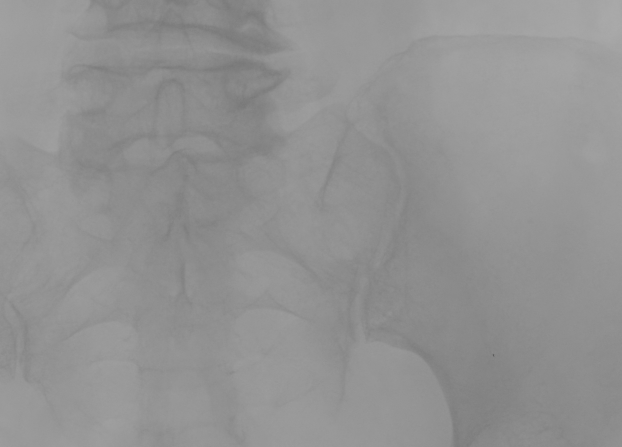
//> input picture cbg_process-students-1.8(2)/cbg_process/data/radiografia.png, 1244 x 894 px (shown at 1/2 size)
$ ./cbg_process -i=data/ciclista_original.jpg data/radiografia.png out.png   (built with g++ and OpenCV 4)
//> lines starting //> are read from the running program, lines starting //| are printed output that depends on the picture
### cbg_process-students-1.8(2)/cbg_process/common_code.hpp
#pragma once

#include <opencv2/core/core.hpp>
#include <opencv2/core/utility.hpp>
#include <opencv2/highgui/highgui.hpp>
#include <opencv2/imgproc/imgproc.hpp>

/**
 * @brief Convierte una imagen con tipo byte a flotante [0,1].
 * @param img imagen de entrada.
 * @return la imagen de salida.
 * @warning la imagen de entrada puede ser monocroma o RGB.
 */
cv::Mat fsiv_convert_image_byte_to_float(const cv::Mat &img);

/**
 * @brief Convierte una imagen con tipo float [0,1] a byte [0,255].
 * @param img imagen de entrada.
 * @return la imagen de salida.
 * @warning la imagen de entrada puede ser monocroma o RGB.
 */
cv::Mat fsiv_convert_image_float_to_byte(const cv::Mat &img);

/**
 * @brief Convierte una imagen en color BGR a HSV.
 * @param img imagen de entrada.
 * @return la imagen de salida.
 */
cv::Mat fsiv_convert_bgr_to_hsv(const cv::Mat &img);

/**
 * @brief Convierte una imagen en color HSV a BGR.
 * @param img imagen de entrada.
 * @return la imagen de salida.
 */
cv::Mat fsiv_convert_hsv_to_bgr(const cv::Mat &img);

/**
 * @brief Realiza un control del brillo/contraste/gamma de la imagen.
 *
 * El proceso sería:
 *
 * O = c * I^g + b
 *
 * Si la imagen es RGB y el flag only_luma es true, se utiliza el espacio HSV
 * para procesar sólo el canal V (luma).
 *
 * @param img  imagen de entrada.
 * @param contrast controla el ajuste del contraste.
 * @param brightness controla el ajuste del brillo.
 * @param gamma controla el ajuste de la gamma.
 * @param only_luma si es true sólo se procesa el canal Luma.
 * @return la imagen procesada.
 */
cv::Mat fsiv_cbg_process(const cv::Mat &img,
                         double contrast = 1.0, double brightness = 0.0, double gamma = 1.0,
                         bool only_luma = true);

### cbg_process-students-1.8(2)/cbg_process/common_code.cpp
#include "common_code.hpp"
#include <opencv2/imgproc/imgproc.hpp>

cv::Mat
fsiv_convert_image_byte_to_float(const cv::Mat &img)
{
    CV_Assert(img.depth() == CV_8U);
    cv::Mat out;

    // Convertimos de [0, 255] (CV_8U) a [0.0, 1.0] (CV_32F) multiplicando por 1/255.0
    img.convertTo(out, CV_32F, 1.0 / 255.0);

    CV_Assert(out.rows == img.rows && out.cols == img.cols);
    CV_Assert(out.depth() == CV_32F);
    CV_Assert(img.channels() == out.channels());
    return out;
}

cv::Mat
fsiv_convert_image_float_to_byte(const cv::Mat &img)
{
    CV_Assert(img.depth() == CV_32F);
    cv::Mat out;

    // Convertimos de [0.0, 1.0] (CV_32F) a [0, 255] (CV_8U) multiplicando por 255.0
    img.convertTo(out, CV_8U, 255.0);

    CV_Assert(out.rows == img.rows && out.cols == img.cols);
    CV_Assert(out.depth() == CV_8U);
    CV_Assert(img.channels() == out.channels());
    return out;
}

// [25 lines left out: functions fsiv_convert_bgr_to_hsv, fsiv_convert_hsv_to_bgr, not called in this run]

cv::Mat
fsiv_cbg_process(const cv::Mat &in,
                 double contrast, double brightness, double gamma,
                 bool only_luma)
{
    CV_Assert(in.depth() == CV_8U);
    cv::Mat out;

    // 1. Convertir la imagen de entrada a rango flotante [0.0, 1.0]
    cv::Mat float_img = fsiv_convert_image_byte_to_float(in);
    cv::Mat processed_float;

    // 2. Procesar según los canales y la opción "only_luma"
    if (in.channels() == 3 && only_luma)
    {
        // Pasamos a espacio de color HSV
        cv::Mat hsv = fsiv_convert_bgr_to_hsv(float_img);

        // Desentrelazamos los 3 canales (H, S, V)
        std::vector<cv::Mat> channels;
        cv::split(hsv, channels);

        // Aplicamos la ecuación: I' = c * I^g + b únicamente sobre el canal V (Luminancia / Luma)
        cv::pow(channels[2], gamma, channels[2]);
        channels[2] = contrast * channels[2] + brightness;

        // Volvemos a entrelazar los canales modificados y convertimos a BGR
        cv::merge(channels, hsv);
        processed_float = fsiv_convert_hsv_to_bgr(hsv);
    }
    else
    {
        // Procesado completo ("Full" RGB o Monocroma) en todos sus canales
        cv::pow(float_img, gamma, processed_float);
        processed_float = contrast * processed_float + brightness;
    }

    // 3. Devolver la imagen al tipo byte [0, 255] original
    out = fsiv_convert_image_float_to_byte(processed_float);

    CV_Assert(out.rows == in.rows && out.cols == in.cols);
    CV_Assert(out.depth() == CV_8U);
    CV_Assert(out.channels() == in.channels());
    return out;
}

### cbg_process-students-1.8(2)/cbg_process/cbg_process.cpp
/*!
  Esto es un esqueleto de programa para usar en las prácticas
  de Visión Artificial.

  Se supone que se utilizará OpenCV.

  Para compilar, puedes ejecutar:
    g++ -Wall -o esqueleto esqueleto.cc `pkg-config opencv --cflags --libs`

*/

#include <iostream>
#include <exception>

// Includes para OpenCV, Descomentar según los módulo utilizados.
#include <opencv2/core/core.hpp>
#include <opencv2/core/utility.hpp>
#include <opencv2/highgui/highgui.hpp>
#include <opencv2/imgproc/imgproc.hpp>
// #include <opencv2/calib3d/calib3d.hpp>

#include "common_code.hpp"

const cv::String keys =
    "{help h usage ? |      | print this message.}"
    "{i interactive  |      | Activate interactive mode.}"
    "{l luma         |      | process only \"luma\" if color image.}"
    "{c contrast     |1.0   | contrast parameter.}"
    "{b bright       |0.0   | bright parameter.}"
    "{g gamma        |1.0   | gamma parameter.}"
    "{@input         |<none>| input image.}"
    "{@output        |<none>| output image.}";

struct UserData
{
    cv::Mat input;
    cv::Mat output_hist;
    cv::Mat input_hist_image;
    bool interactive;
    cv::Mat output;
    double contrast;
    double bright;
    double gamma;
    bool luma_is_set;
};

cv::Mat draw_histogram(const cv::Mat &hist, int width, int height,
                       const cv::Scalar &color = cv::Scalar(255, 255, 255))
{
    // Crear imagen en negro para dibujar el histograma
    cv::Mat hist_image = cv::Mat::zeros(height, width, CV_8UC3);

    // Verificar que el histograma sea válido
    if (hist.empty() || hist.rows <= 0)
        return hist_image;

    int hist_size = hist.rows;

    // Normalizar el histograma para que se ajuste a la altura de la imagen
    cv::Mat normalized_hist;
    cv::normalize(hist, normalized_hist, 0, height * 0.9, cv::NORM_MINMAX, -1, cv::Mat());

    // Calcular el ancho de cada barra del histograma
    int bin_width = width / hist_size;

    // Dibujar cada barra del histograma
    for (int i = 0; i < hist_size; i++)
    {
        int bin_height = static_cast<int>(normalized_hist.at<float>(i));

        // Coordenadas del rectángulo
        cv::Point pt1(i * bin_width, height);
        cv::Point pt2((i + 1) * bin_width, height - bin_height);

        // Dibujar la barra
        cv::rectangle(hist_image, pt1, pt2, color, -1);
    }

    return hist_image;
}

void process_image(UserData *p)
{
    p->output = fsiv_cbg_process(p->input, p->contrast, p->bright,
                                 p->gamma, p->luma_is_set);
    if (p->interactive)
    {
        cv::Mat output_luma = p->output;
        if (p->output.channels() == 3)
        {
            cv::cvtColor(p->output, output_luma, cv::COLOR_BGR2GRAY);
            std::vector<cv::Mat> channels;
            cv::split(output_luma, channels);
            output_luma = channels[0];
        }
        cv::Mat output_hist;
        const int histSize[] = {256};
        float hrange[] = {0, 256};
        const float *ranges[] = {hrange};
        const int channels[] = {0};
        cv::calcHist(&output_luma, 1, channels, cv::Mat(), output_hist, 1, histSize, ranges);
        cv::Mat output_hist_image = draw_histogram(output_hist, 512, 400, cv::Scalar(0, 0, 255));
        cv::imshow("PROCESSED LUMA HISTOGRAM", output_hist_image);
    }
}

void contrast_trackbar(int pos, void *userdata)
{
    UserData *d = static_cast<UserData *>(userdata);
    d->contrast = float(pos) / 200.0 * 2.0;
    std::cout << "Set contrast to " << d->contrast << std::endl;
    process_image(d);
    cv::imshow("PROCESSED", d->output);
}

void bright_trackbar(int pos, void *userdata)
{
    UserData *d = static_cast<UserData *>(userdata);
    d->bright = (float(pos) - 100.0) / 100.0;
    std::cout << "Set bright to " << d->bright << std::endl;
    process_image(d);
    cv::imshow("PROCESSED", d->output);
}

void gamma_trackbar(int pos, void *userdata)
{
    UserData *d = static_cast<UserData *>(userdata);
    d->gamma = float(pos) / 200.0 * 2.0;
    std::cout << "Set gamma to " << d->gamma << std::endl;
    process_image(d);
    cv::imshow("PROCESSED", d->output);
}

void luma_trackbar(int pos, void *userdata)
{
    UserData *d = static_cast<UserData *>(userdata);
    d->luma_is_set = (pos == 1);
    std::cout << "Set luma mode to state " << d->luma_is_set << std::endl;
    process_image(d);
    cv::imshow("PROCESSED", d->output);
}

int main(int argc, char *const *argv)
{
    int retCode = EXIT_SUCCESS;

    try
    {

        cv::CommandLineParser parser(argc, argv, keys);
        parser.about("Adjust the contrast/bright/gamma parameters of an image. (version 1.8.0)");
        if (parser.has("help"))
        {
            parser.printMessage();
            return 0;
        }

        cv::String input_name = parser.get<cv::String>(0);
        cv::String output_name = parser.get<cv::String>(1);

        if (!parser.check())
        {
            parser.printErrors();
            return 0;
        }

        UserData data;
        data.interactive = parser.has("i");
        data.contrast = parser.get<double>("c");
        data.bright = parser.get<double>("b");
        data.gamma = parser.get<double>("g");
        data.luma_is_set = parser.has("l");
        int c_int = data.contrast / 2.0 * 200;
        int b_int = (data.bright + 1.0) / 2.0 * 200;
        int g_int = data.gamma / 2.0 * 200;
        int l_int = data.luma_is_set ? 1 : 0;

        if (data.contrast < 0.0 || data.contrast > 2.0)
        {
            std::cerr << "Error: contrast parameter has values in [0, 2] interval." << std::endl;
            return EXIT_FAILURE;
        }
        if (data.bright < -1.0 || data.bright > 1.0)
        {
            std::cerr << "Error: bright parameter has values in [-1, 1] interval." << std::endl;
            return EXIT_FAILURE;
        }
        if (data.gamma < 0.0 || data.gamma > 2.0)
        {
            std::cerr << "Error: gamma parameter has values in [0, 2] interval." << std::endl;
            return EXIT_FAILURE;
        }

        data.input = cv::imread(input_name, cv::IMREAD_ANYCOLOR);
//> data.input is the input picture: 894 rows x 1244 cols, CV_8UC1; min 78, max 171, mean 146.1

        if (data.input.empty())
        {
            std::cerr << "Error: could not open the input image '" << input_name << "'." << std::endl;
            return EXIT_FAILURE;
        }

        data.input.copyTo(data.output);

        int key = 0;
        process_image(&data);
//> in process_image, `cv::calcHist(&output_luma, 1, channels, cv::Mat(), output_hist, 1, his..`: output_hist = 256 values, max 55012 at index 149, min 0 at index 0, mean 4344.3
//> in draw_histogram, `cv::normalize(hist, normalized_hist, 0, height * 0.9, cv::NORM_MINMAX,..`: normalized_hist = 256 values, max 360 at index 149, min 0 at index 0, mean 28.43
//> the loop in draw_histogram, `for (int i = 0; i < hist_size; i++)` made 256 passes
//> pt2 on passes 1 to 3: Point(2, 400), Point(4, 400), Point(6, 400)
//> after the loop in draw_histogram, `for (int i = 0; i < hist_size; i++)`:
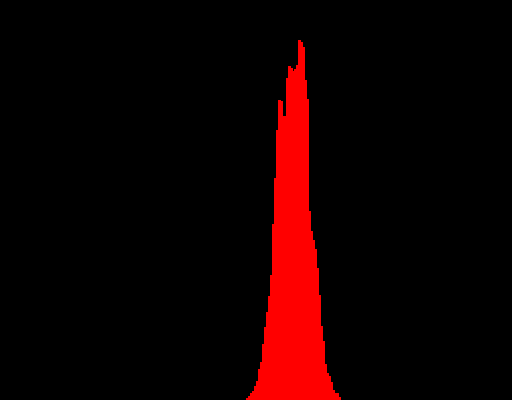
//> hist_image: 400 rows x 512 cols, CV_8UC3; mean B, G, R 0, 0, 18.5

        if (data.interactive)
        {
            cv::namedWindow("ORIGINAL", cv::WINDOW_GUI_EXPANDED + cv::WINDOW_NORMAL);
            cv::resizeWindow("ORIGINAL", cv::Size(800, 600));
            cv::namedWindow("ORIGINAL LUMA HISTOGRAM", cv::WINDOW_GUI_EXPANDED + cv::WINDOW_NORMAL);
            cv::resizeWindow("ORIGINAL LUMA HISTOGRAM", cv::Size(512, 400));

            cv::namedWindow("PROCESSED", cv::WINDOW_GUI_EXPANDED + cv::WINDOW_NORMAL);
            cv::resizeWindow("PROCESSED", cv::Size(800, 600));
            cv::namedWindow("PROCESSED LUMA HISTOGRAM", cv::WINDOW_GUI_EXPANDED + cv::WINDOW_NORMAL);
            cv::resizeWindow("PROCESSED LUMA HISTOGRAM", cv::Size(512, 400));

            cv::namedWindow("PARAMETERS", cv::WINDOW_GUI_EXPANDED + cv::WINDOW_AUTOSIZE);
            cv::createTrackbar("C", "PARAMETERS", &c_int, 200, contrast_trackbar, &data);
            cv::createTrackbar("B", "PARAMETERS", &b_int, 200, bright_trackbar, &data);
            cv::createTrackbar("G", "PARAMETERS", &g_int, 200, gamma_trackbar, &data);
            cv::createTrackbar("Luma", "PARAMETERS", &l_int, 1, luma_trackbar, &data);
            cv::Mat input_luma = data.input;
            if (data.input.channels() == 3)
            {
                cv::cvtColor(data.input, input_luma, cv::COLOR_BGR2GRAY);
                std::vector<cv::Mat> channels;
                cv::split(input_luma, channels);
                input_luma = channels[0];
            }
            cv::Mat input_hist;
            const int histSize[] = {256};
            float hrange[] = {0, 256};
            const float *ranges[] = {hrange};
            const int channels[] = {0};
            cv::calcHist(&input_luma, 1, channels, cv::Mat(), input_hist, 1, histSize, ranges);
//> input_hist has the same summary as output_hist in process_image
            cv::Mat input_hist_image = draw_histogram(input_hist, 512, 400, cv::Scalar(0, 255, 0));
//> call 2 of draw_histogram, with width = 512, height = 400, color = Scalar(0, 255)
//> the loop in draw_histogram (call 2), `for (int i = 0; i < hist_size; i++)` made 256 passes
//> after the loop in draw_histogram (call 2), `for (int i = 0; i < hist_size; i++)`:
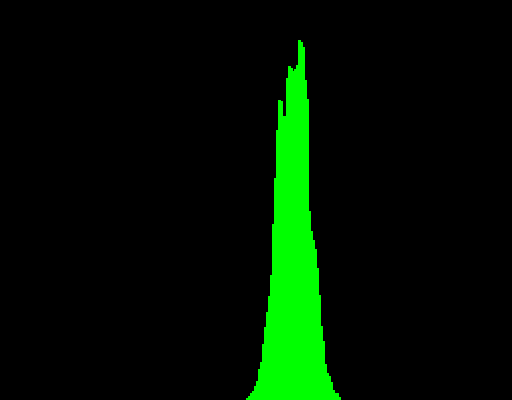
//> hist_image: 400 rows x 512 cols, CV_8UC3; mean B, G, R 0, 18.5, 0

            cv::imshow("ORIGINAL LUMA HISTOGRAM", input_hist_image);
            cv::imshow("ORIGINAL", data.input);
            cv::imshow("PROCESSED", data.output);
            std::cout << "Press '<ENTER>' key to save the result, or '<ESC>' key to exit without saving." << std::endl;

            do
            {
                key = cv::waitKey(0) & 0xff;
//> the Esc key is pressed
            } while (key != 27 && key != 13);
        }

        if (key != 27)
        {
            if (!cv::imwrite(output_name, data.output))
            {
                std::cerr << "Error: could not save the result in file '" << output_name << "'." << std::endl;
                return EXIT_FAILURE;
            }
        }
    }
    catch (std::exception &e)
    {
        std::cerr << "Exception: " << e.what() << std::endl;
        retCode = EXIT_FAILURE;
    }
    return retCode;
}
